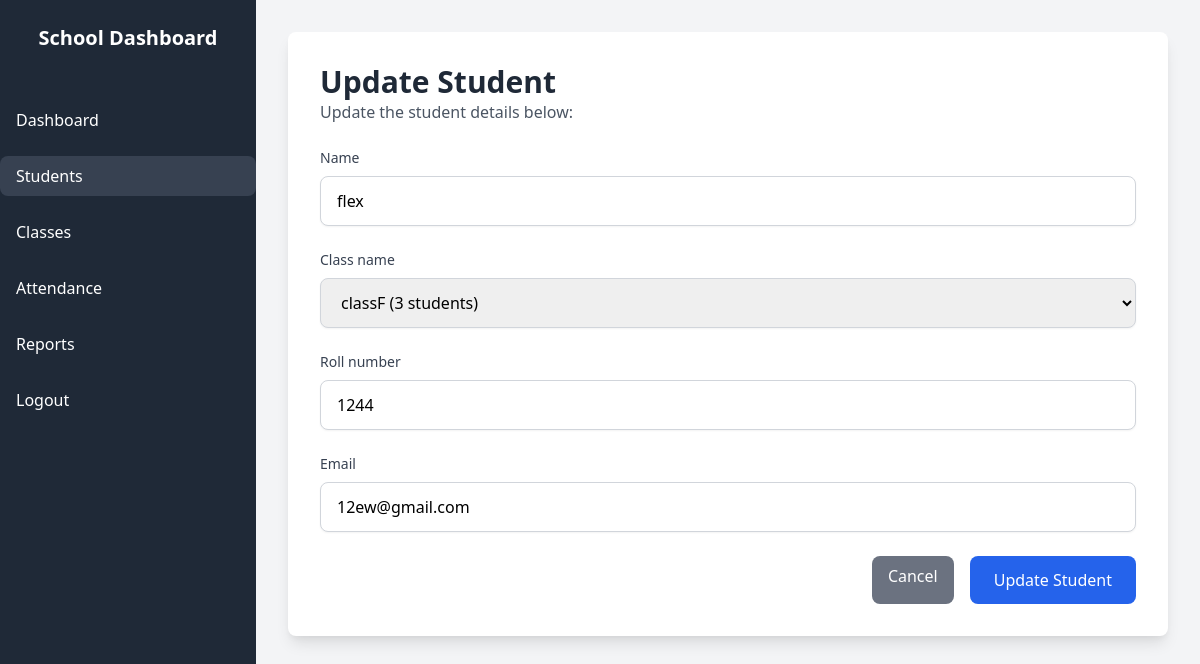
Page /api/students/update/2/ on the committed database.
### attendance/models.py (models this page shows, shortened)
class Student(models.Model):
    name = models.CharField(max_length=100)
    class_name = models.ForeignKey(ClassRoom, on_delete=models.CASCADE)  # Link to ClassRoom model
    roll_number = models.IntegerField(unique=True)
    email = models.EmailField(unique=True,default="")  # Email field added
    created_at = models.DateTimeField(default=timezone.now)
    updated_at = models.DateTimeField(auto_now=True)

### attendance/views.py (the view)
# urls.py: path('students/update/<int:student_id>/', update_student, name='update_student'),
def update_student(request, student_id):
    student = get_object_or_404(Student, id=student_id)
    if request.method == 'POST':
        form = StudentForm(request.POST, instance=student)
        if form.is_valid():
            form.save()
            messages.success(request, "Student updated successfully.")
            return redirect('list_students')
        else:
            messages.error(request, "Error updating student.")
    else:
        form = StudentForm(instance=student)
    return render(request, 'students/update_student.html', {'form': form, 'student': student})

### attendance/forms.py
class StudentForm(forms.ModelForm):
    class Meta:
        model = Student
        fields = ['name', 'class_name', 'roll_number', 'email']
        widgets = {
            'name': forms.TextInput(attrs={'class': 'form-input'}),
            'class_name': forms.Select(attrs={'class': 'form-select'}),
            'roll_number': forms.NumberInput(attrs={'class': 'form-input'}),
            'email': forms.EmailInput(attrs={'class': 'form-input'}),
        }

### attendance/models.py (called while the page is built)
    def get_student_count(self):
        return self.student_set.count()

    def __str__(self):
        return f"{self.name} ({self.get_student_count()} students)"

### attendance/templates/students/update_student.html (shortened to what this page needs)
{% load static %}
{% load widget_tweaks %}
<!DOCTYPE html>
<html lang="en">
<head>
    <link href="https://cdn.jsdelivr.net/npm/tailwindcss@2.2.19/dist/tailwind.min.css" rel="stylesheet">
    <link rel="stylesheet" href="{% static 'css/dashboard.css' %}">
</head>
<body class="font-sans bg-gray-100">
    <div class="flex">
        <div class="w-64 bg-gray-800 text-white min-h-screen">
            <div class="p-6">
                <h2 class="text-xl font-semibold text-center">School Dashboard</h2>
            </div>
            <nav>
                <ul class="space-y-4 mt-6">
                    <li><a href="{% url 'dashboard' %}" class="block py-2 px-4 hover:bg-gray-700 rounded-lg">Dashboard</a></li>
                    <li><a href="{% url 'list_students' %}" class="block py-2 px-4 bg-gray-700 rounded-lg">Students</a></li>
                    <li><a href="{% url 'list_classes' %}" class="block py-2 px-4 hover:bg-gray-700 rounded-lg">Classes</a></li>
                    <li><a href="{% url 'attendance_list' %}" class="block py-2 px-4 hover:bg-gray-700 rounded-lg">Attendance</a></li>
                    <li><a href="{% url 'attendance_report' %}" class="block py-2 px-4 hover:bg-gray-700 rounded-lg">Reports</a></li>
                    <li><a href="{% url 'logout_user' %}" class="block py-2 px-4 hover:bg-gray-700 rounded-lg">Logout</a></li>
                </ul>
            </nav>
        </div>
        <div class="flex-1 p-8">
            <div class="bg-white shadow-lg rounded-lg p-8">
                <div class="mb-6">
                    <h2 class="text-3xl font-semibold text-gray-800">Update Student</h2>
                    <p class="text-gray-600">Update the student details below:</p>
                </div>
                <form method="post" class="space-y-6">
                    {% for field in form %}
                    <div class="space-y-2">
                        <label for="{{ field.id_for_label }}" class="block text-sm font-medium text-gray-700">
                            {{ field.label }}
                        </label>
                        <div class="mt-1">
                            {{ field|add_class:"w-full px-4 py-3 border border-gray-300 rounded-lg shadow-sm focus:outline-none focus:ring-2 focus:ring-blue-500 focus:border-blue-500" }}
                        </div>
                    </div>
                    {% endfor %}
                    <div class="flex justify-end space-x-4 mt-6">
                        <a href="{% url 'list_students' %}" class="bg-gray-500 text-white px-4 py-2 rounded-lg hover:bg-gray-600 focus:outline-none focus:ring-2 focus:ring-gray-500">
                            Cancel
                        </a>
                        <button type="submit" class="bg-blue-600 text-white px-6 py-3 rounded-lg hover:bg-blue-700 focus:outline-none focus:ring-2 focus:ring-blue-500">
                            Update Student
                        </button>
                    </div>
                </form>
            </div>
        </div>
    </div>
</body>
</html>

### attendance/static/styles/dashboard.css (style rules this page uses)
body { background-color: #f7fafc; font-family: 'Inter', sans-serif; }

### rows in the picture
Student: form "flex" "classF (3 students)" "1244" "12ew@gmail.com"

### other values in the picture
{{ field.label }} "Name" "Class name" "Roll number" "Email"
